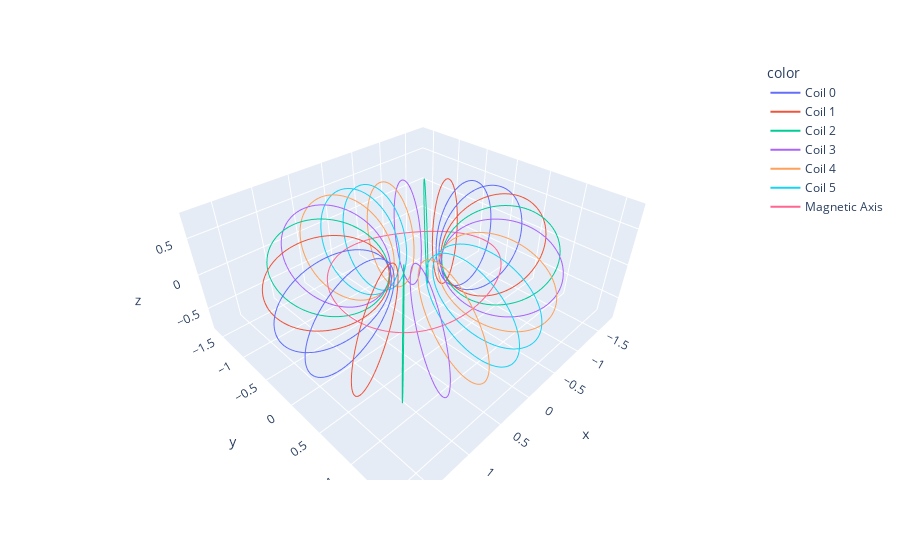

Notebook code cell kept with this figure:
### Code cell
plot_stellarator(stellarator, axis=expansion_axis)
